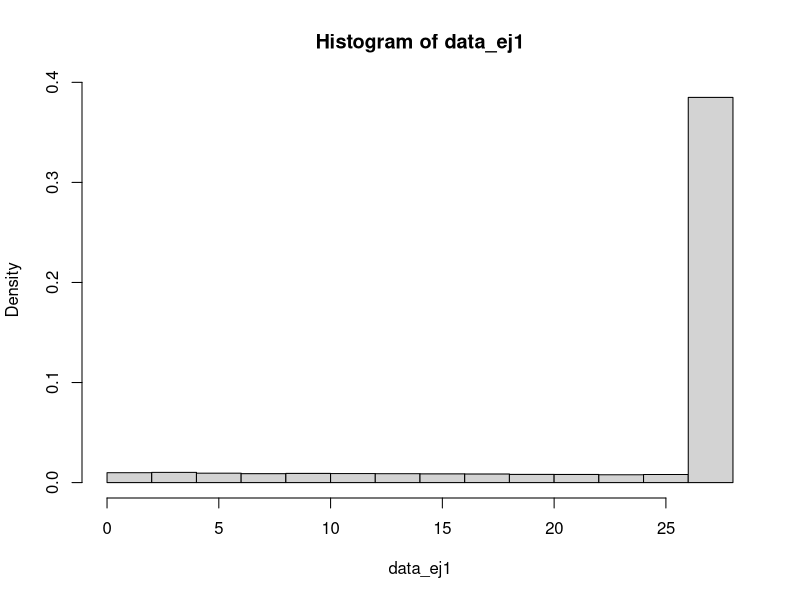

Reproduce this figure in R.
## ---- chunk 1
knitr::opts_chunk$set(echo=T, message=FALSE, warning=FALSE, 
                      out.width='100%', fig.align='center', eval=T)
## ---- chunk 2
library(MASS)
library(tidyverse)
## ---- chunk 3
#fijamos semilla
set.seed(27)
#simulamos
data_ej1<-pmin(rexp(n=100000,rate=1/100),rep(27,100000))
hist(data_ej1,probability = TRUE)
## ---- chunk 4

## ---- chunk 5
esperanza_empirica<-mean(data_ej1)
esperanza_empirica
## ---- chunk 6
Esp_1<-(100-127*exp(-27/100))/(1-exp(-27/100))
Prob_1=(1-exp(-27/100))
Prob_2=1-Prob_1
Esp_2=27
Esp_Teorica<-Esp_1*Prob_1+Esp_2*Prob_2
Esp_Teorica
## ---- chunk 7
Esp_Teorica-esperanza_empirica
## ---- chunk 8
cortes<-cut(data_ej1, breaks = c(0,27,Inf),right=FALSE)
observados<-table(cortes)
observados
esperados<-c(Prob_1,Prob_2)
chisq.test(x=observados,p=esperados) #Ji-cuadrada
